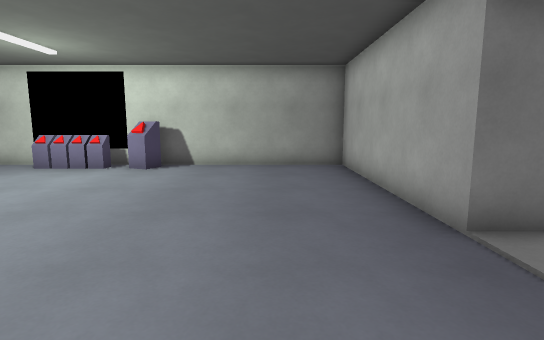
View 1 (above)

22 first-person views from a walk through a level from a Godot 3-D game. The camera is 1.4 m above the floor, tilts 8° down and sees 80° across. The floor is counted in squares, 1 m on a side. Each view is taken from the middle of a square. On the plan, view 1 faces up. The plan holds only what a view shows up to about 15 squares ahead; the rest is blank. The place goes on beyond the plan. Door leaves are left out where a doorway can be walked through. Surface patterns are stand-ins for the level's own textures.

View 2
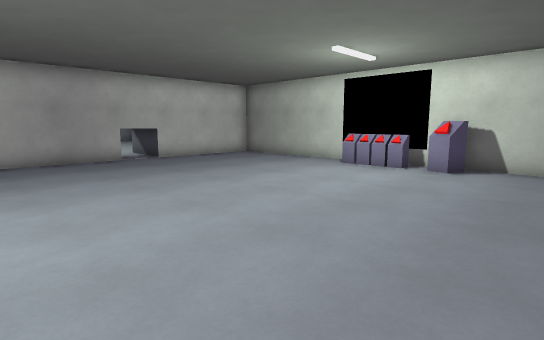

View 3
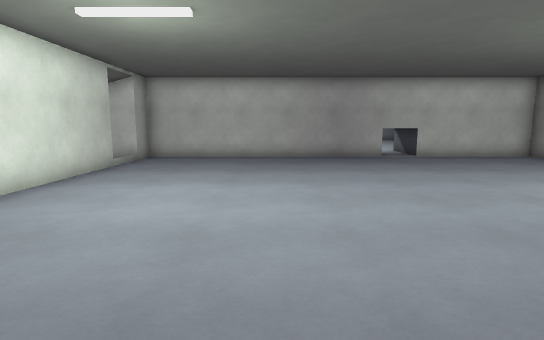

View 4
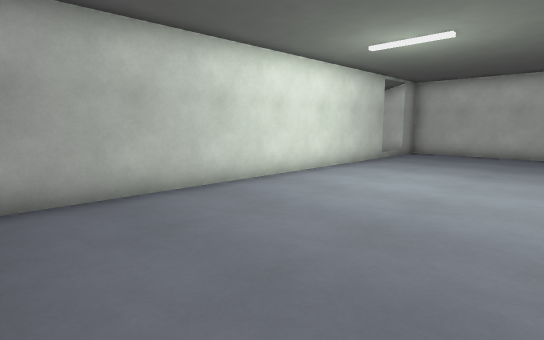

View 5
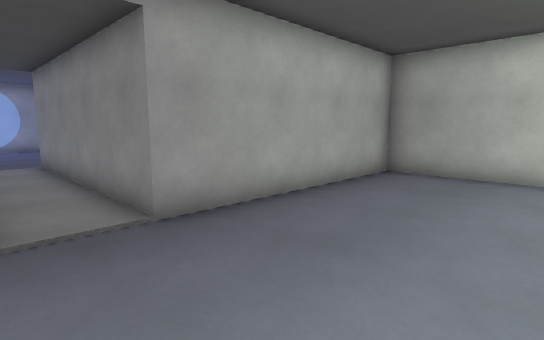

View 6
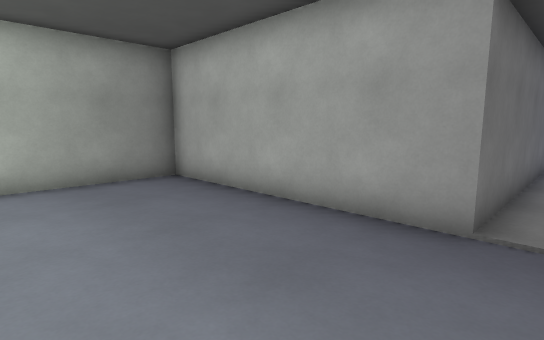

View 7
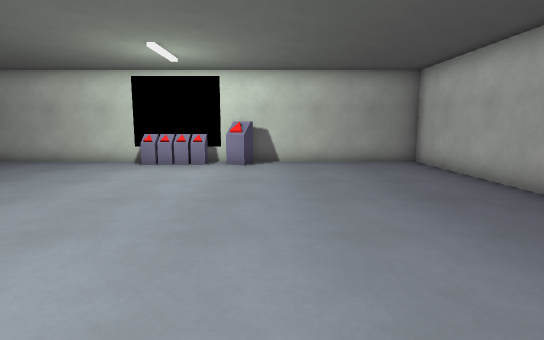

View 8
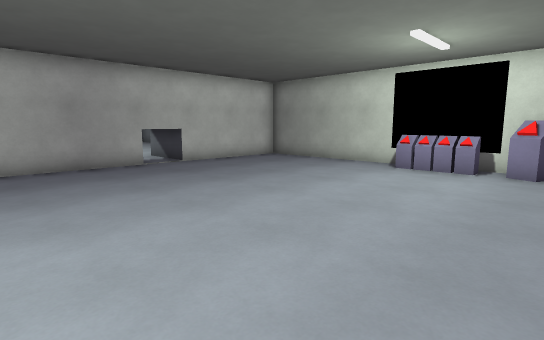

View 9
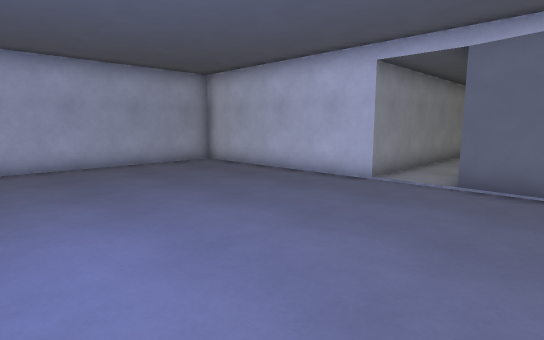

View 10
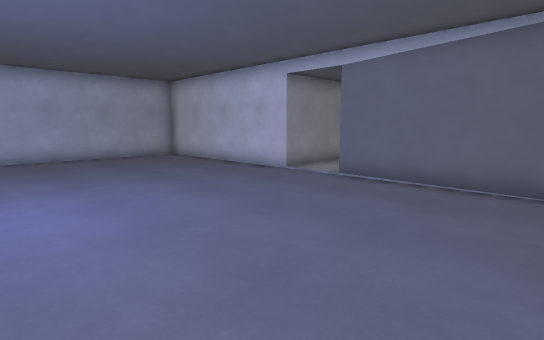

View 11
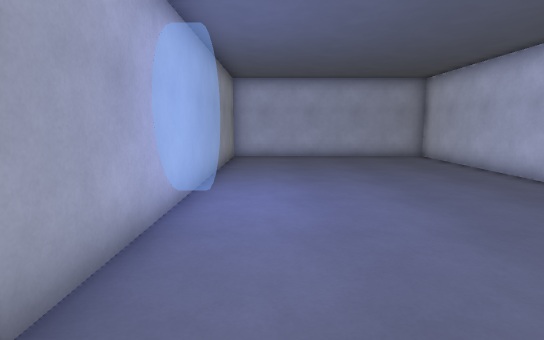

View 12
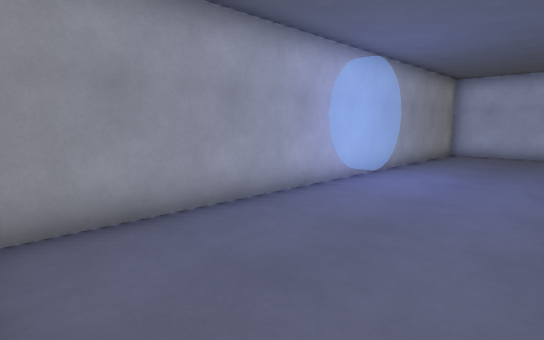

View 13
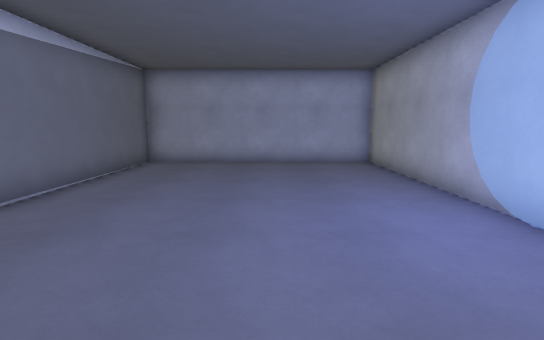

View 14
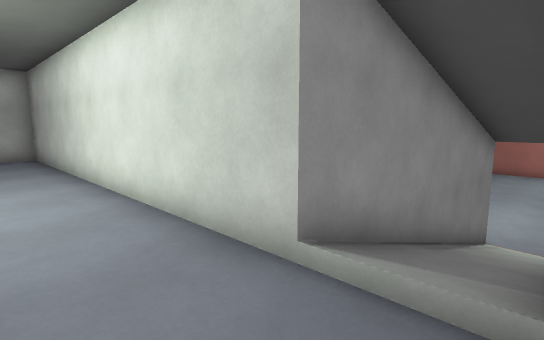

View 15
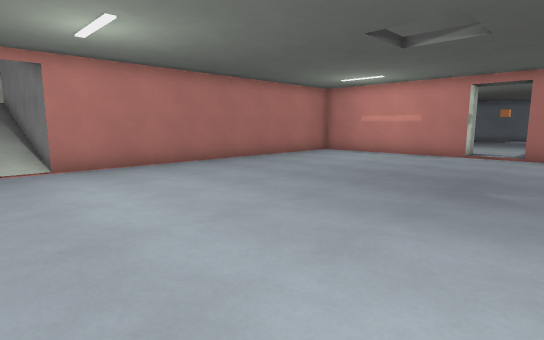

View 16
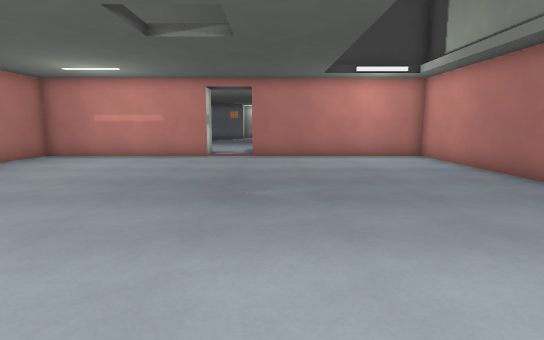

View 17
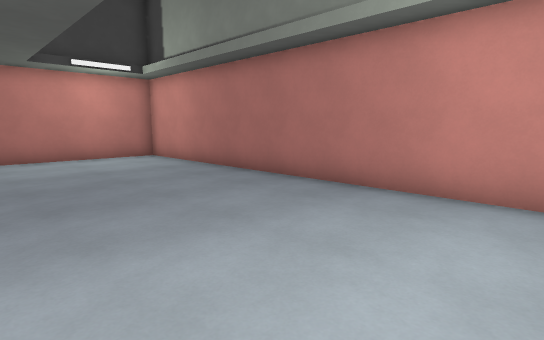

View 18
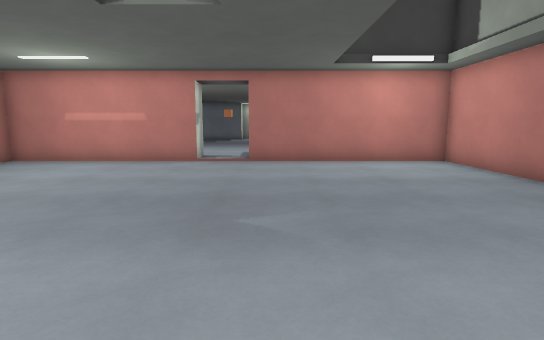

View 19
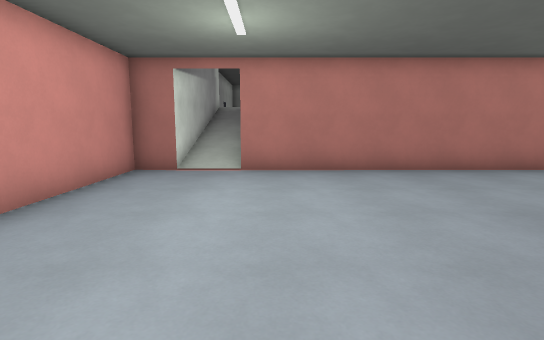

View 20
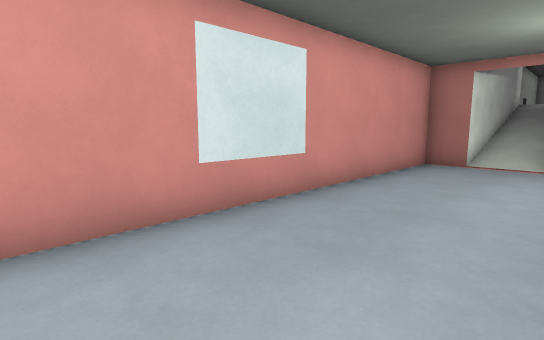

View 21
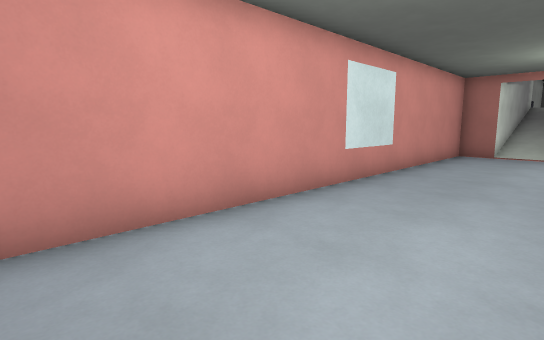

View 22
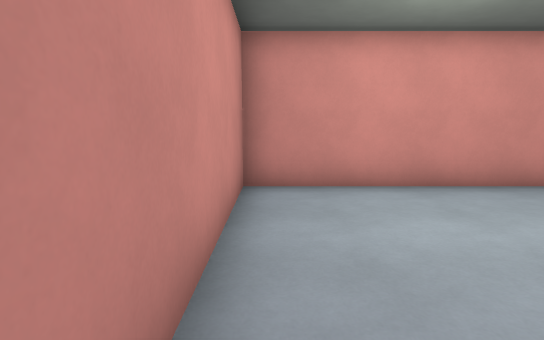

### Floor plan
Key: @ floor where view 1 was taken; # wall or solid block; . main floor; - floor 2.25 m lower than the main floor; / step, stairs or slope; D open door; C console; O other object.
Columns run from 15 left of view 1 to 19 right of it. Each row starts with its distance up from view 1.
 12  #######    #######      ##########
 11  #.....####C......#      #........#
 10  #......CC.C......#      #........#
  9  #................#      #........#
  8  #................#      #........#
  7  #................#      #........#
  6  #................#      #........#
  5  #................#      #........#
  4  #................########........#
  3  #................................#
  2  #................########........#
  1  #................#      #........#
  0  #.............@..#      #........#
 -1  #................#      #........#
 -2  #................#      #........#
 -3  #................#      #........#
 -4  #................#      #........#
 -5  #................#      #........#
 -6  ##/###############      ##########
 -7   #/#
 -8   #/#
 -9   #/#
-10   #/#
-11   #/#
-12   #/#
-13   #/#
-14 ###-###############
-15 #-----------------#
-16 #-----------------#
-17 #-----------------#
-18 #-----------------#
-19 #-----------------#
-20 #-----------------#
-21 ##----------------#
-22  #----------------O
-23 ##----------------D
-24 #-----------------#
-25 #-----------------#
-26 #-----------------#
-27 #-----------------#
-28 #-----------------#
-29 #-----------------#
-30 #-----------------#
-31 ###################

Positions as (right, up) in squares from view 1, and headings:
1: (0, 0), facing up
2: (-1, 0), facing up-left
3: (0, 0), facing left
4: (2, 1), facing down-left
5: (-2, 4), facing down-right
6: (-2, 3), facing up-right
7: (-3, -1), facing up
8: (-3, 0), facing up-left
9: (18, 6), facing down-left
10: (18, 9), facing down-left
11: (17, 9), facing down
12: (14, 11), facing down-right
13: (15, -1), facing up
14: (-13, -3), facing down-right
15: (-13, -25), facing up-right
16: (-12, -24), facing right
17: (-12, -24), facing down-right
18: (-10, -24), facing right
19: (-10, -24), facing up
20: (-10, -26), facing up-left
21: (-10, -30), facing up-left
22: (-7, -30), facing left
